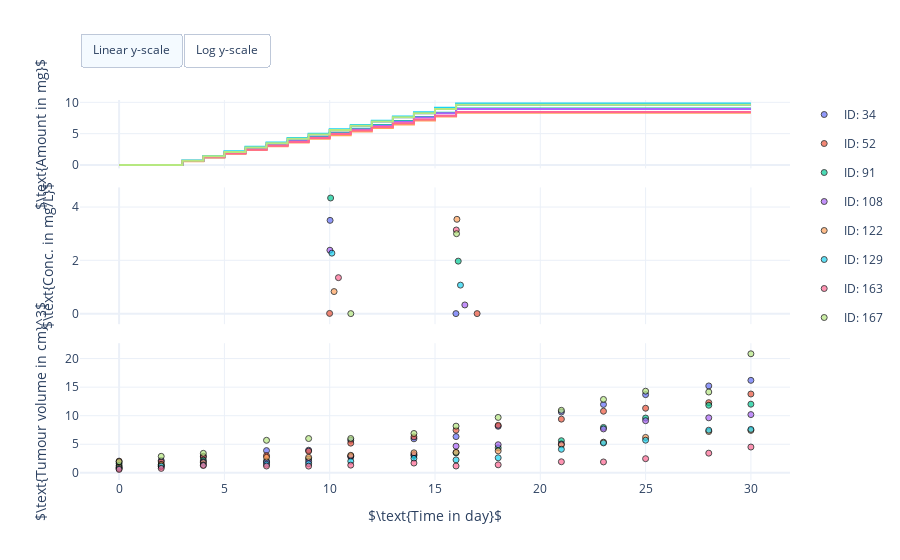

The cell this chart's notebook holds for it:
### Code cell
#
# Visualise Erlotinib low dose data growth data.
#
# This cell needs the above created dataset:
# [data]
#

import pandas as pd
import plotly.colors
import plotly.graph_objects as go
from plotly.subplots import make_subplots


# Get number of individual mice
n_mice = len(data['#ID'].unique())

# Define colorscheme
colors = plotly.colors.qualitative.Plotly[:n_mice]

# Create figure
fig = make_subplots(rows=3, cols=1, shared_xaxes=True, row_heights=[0.2, 0.4, 0.4], vertical_spacing=0.05)

# Scatter plot of concentration and tumour growth data
for index, mouse_id in enumerate(np.sort(data['#ID'].unique())):
    # Mask dataset for mouse
    mask = data['#ID'] == mouse_id
    mouse_data = data[mask]

    # Get concentration measurement times
    conc_times = mouse_data['TIME CONC in day'].to_numpy()

    # Get measured concentrations
    conc = mouse_data['CONC in mg/L'].to_numpy()

    # Get tumour volume measurement times
    volume_times = mouse_data['TIME VOLUME in day'].to_numpy()

    # Get measured concentrations
    volumes = mouse_data['TUMOUR VOLUME in cm^3'].to_numpy()

    # Get dosing time points
    dose_times = mouse_data['TIME DOSE in day'].to_numpy()

    # Get doses
    doses = mouse_data['DOSE AMOUNT in mg'].to_numpy()

    # Filter nans from dose arrays
    dose_times = dose_times[~np.isnan(dose_times)]
    doses = doses[~np.isnan(doses)]

    # Convert dose events to cumulative dose amount time series
    dose_times, doses = compute_cumulative_dose_amount(
        times=dose_times,
        doses=doses,
        end_exp=30)

    # Plot cumulative dosed amount
    fig.add_trace(
        go.Scatter(
            x=dose_times,
            y=doses,
            legendgroup="ID: %d" % mouse_id,
            name="ID: %d" % mouse_id,
            showlegend=False,
            hovertemplate=
                "<b>Cumulative dose in mg</b><br>" +
                "ID: %d<br>" % mouse_id +
                "Time: %{x:.0f} day<br>" +
                "Tumour volume: %{y:.02f} cm^3<br>" +
                "<extra></extra>",
            mode="lines",
            line=dict(color=colors[index])),
        row=1,
        col=1)

    # Plot concentration data
    fig.add_trace(
        go.Scatter(
            x=conc_times,
            y=conc,
            legendgroup="ID: %d" % mouse_id,
            name="ID: %d" % mouse_id,
            showlegend=False,
            hovertemplate=
                "<b>Plasma Concentration in mg/L</b><br>" +
                "ID: %d<br>" % mouse_id +
                "Time: %{x:.0f} day<br>" +
                "Plasma concentration: %{y:.02f} mg/L<br>" +
                "<extra></extra>",
            mode="markers",
            marker=dict(
                symbol='circle',
                opacity=0.7,
                line=dict(color='black', width=1),
                color=colors[index])),
        row=2,
        col=1)

    # Plot tumour volume data
    fig.add_trace(
        go.Scatter(
            x=volume_times,
            y=volumes,
            legendgroup="ID: %d" % mouse_id,
            name="ID: %d" % mouse_id,
            showlegend=True,
            hovertemplate=
                "<b>Tumour volume in cm^3 %s</b><br>" +
                "ID: %d<br>" % mouse_id +
                "Time: %{x:} day<br>" +
                "Tumour volume: %{y:.02f} cm^3<br>" +
                "<extra></extra>",
            mode="markers",
            marker=dict(
                symbol='circle',
                opacity=0.7,
                line=dict(color='black', width=1),
                color=colors[index])),
        row=3,
        col=1)

# Set figure size
fig.update_layout(
    autosize=True,
    template="plotly_white")

# Set X axis label
fig.update_xaxes(title_text=r'$\text{Time in day}$', row=3, col=1)

# Set Y axes labels
fig.update_yaxes(title_text=r'$\text{Amount in mg}$', row=1, col=1)
fig.update_yaxes(title_text=r'$\text{Conc. in mg/L}$', row=2, col=1)
fig.update_yaxes(title_text=r'$\text{Tumour volume in cm}^3$', row=3, col=1)

# Add switch between linear and log y-scale
fig.update_layout(
    updatemenus=[
        dict(
            type = "buttons",
            direction = "left",
            buttons=list([
                dict(
                    args=[{
                        "yaxis2.type": "linear",
                        "yaxis3.type": "linear"}],
                    label="Linear y-scale",
                    method="relayout"
                ),
                dict(
                    args=[{
                        "yaxis2.type": "log",
                        "yaxis3.type": "log"}],
                    label="Log y-scale",
                    method="relayout"
                )
            ]),
            pad={"r": 0, "t": -10},
            showactive=True,
            x=0.0,
            xanchor="left",
            y=1.15,
            yanchor="top"
        ),
    ]
)

# Show figure
fig.show()

### Figure 1 — Plotly figure (JSON) as saved in the notebook; plotly's stock layout.template omitted (floating-point values rounded to 4 significant figures)
{"data": [{"hovertemplate": "<b>Cumulative dose in mg</b><br>ID: 34<br>Time: %{x:.0f} day<br>Tumour volume: %{y:.02f} cm^3<br><extra></extra>", "legendgroup": "ID: 34", "line": {"color": "#636EFA"}, "mode": "lines", "name": "ID: 34", "showlegend": false, "type": "scatter", "x": [0, 3, 3.001, 4, 4.001, 5, 5.001, 6, 6.001, 7, 7.001, 8, 8.001, 9, 9.001, 10, 10.0, 11, 11.0, 12, 12.0, 13, 13.0, 14, 14.0, 15, 15.0, 16, 16.0, 30], "xaxis": "x", "y": [0, 0, 0.675, 0.675, 1.375, 1.375, 2.075, 2.075, 2.775, 2.775, 3.475, 3.475, 4.175, 4.175, 4.875, 4.875, 5.575, 5.575, 6.25, 6.25, 6.925, 6.925, 7.6, 7.6, 8.275, 8.275, 8.95, 8.95, 9.625, 9.625], "yaxis": "y"}, {"hovertemplate": "<b>Plasma Concentration in mg/L</b><br>ID: 34<br>Time: %{x:.0f} day<br>Plasma concentration: %{y:.02f} mg/L<br><extra></extra>", "legendgroup": "ID: 34", "marker": {"color": "#636EFA", "line": {"color": "black", "width": 1}, "opacity": 0.7, "symbol": "circle"}, "mode": "markers", "name": "ID: 34", "showlegend": false, "type": "scatter", "x": [null, null, null, null, null, null, null, null, null, null, null, null, null, null, 10.02, 15.99, null, null, null, null, null, null, null, null, null, null, null, null, null, null], "xaxis": "x2", "y": [null, null, null, null, null, null, null, null, null, null, null, null, null, null, 3.5, 0.000952, null, null, null, null, null, null, null, null, null, null, null, null, null, null], "yaxis": "y2"}, {"hovertemplate": "<b>Tumour volume in cm^3 %s</b><br>ID: 34<br>Time: %{x:} day<br>Tumour volume: %{y:.02f} cm^3<br><extra></extra>", "legendgroup": "ID: 34", "marker": {"color": "#636EFA", "line": {"color": "black", "width": 1}, "opacity": 0.7, "symbol": "circle"}, "mode": "markers", "name": "ID: 34", "showlegend": true, "type": "scatter", "x": [0, 2, 4, 7, 9, 11, 14, 16, 18, 21, 23, 25, 28, 30, null, null, null, null, null, null, null, null, null, null, null, null, null, null, null, null], "xaxis": "x3", "y": [1.653, 2.173, 2.925, 3.892, 3.961, 5.714, 5.954, 6.339, 8.146, 10.65, 11.97, 13.68, 15.21, 16.19, null, null, null, null, null, null, null, null, null, null, null, null, null, null, null, null], "yaxis": "y3"}, {"hovertemplate": "<b>Cumulative dose in mg</b><br>ID: 52<br>Time: %{x:.0f} day<br>Tumour volume: %{y:.02f} cm^3<br><extra></extra>", "legendgroup": "ID: 52", "line": {"color": "#EF553B"}, "mode": "lines", "name": "ID: 52", "showlegend": false, "type": "scatter", "x": [0, 3, 3.001, 4, 4.001, 5, 5.001, 6, 6.001, 7, 7.001, 8, 8.001, 9, 9.001, 10, 10.0, 11, 11.0, 12, 12.0, 13, 13.0, 14, 14.0, 15, 15.0, 16, 16.0, 30], "xaxis": "x", "y": [0, 0, 0.65, 0.65, 1.275, 1.275, 1.9, 1.9, 2.525, 2.525, 3.175, 3.175, 3.825, 3.825, 4.475, 4.475, 5.125, 5.125, 5.75, 5.75, 6.375, 6.375, 7, 7, 7.65, 7.65, 8.3, 8.3, 8.95, 8.95], "yaxis": "y"}, {"hovertemplate": "<b>Plasma Concentration in mg/L</b><br>ID: 52<br>Time: %{x:.0f} day<br>Plasma concentration: %{y:.02f} mg/L<br><extra></extra>", "legendgroup": "ID: 52", "marker": {"color": "#EF553B", "line": {"color": "black", "width": 1}, "opacity": 0.7, "symbol": "circle"}, "mode": "markers", "name": "ID: 52", "showlegend": false, "type": "scatter", "x": [null, null, null, null, null, null, null, null, null, null, null, null, null, null, 9.996, 17.0, null, null, null, null, null, null, null, null, null, null, null, null, null, null], "xaxis": "x2", "y": [null, null, null, null, null, null, null, null, null, null, null, null, null, null, 0.00806, 0.000952, null, null, null, null, null, null, null, null, null, null, null, null, null, null], "yaxis": "y2"}, {"hovertemplate": "<b>Tumour volume in cm^3 %s</b><br>ID: 52<br>Time: %{x:} day<br>Tumour volume: %{y:.02f} cm^3<br><extra></extra>", "legendgroup": "ID: 52", "marker": {"color": "#EF553B", "line": {"color": "black", "width": 1}, "opacity": 0.7, "symbol": "circle"}, "mode": "markers", "name": "ID: 52", "showlegend": true, "type": "scatter", "x": [0, 2, 4, 7, 9, 11, 14, 16, 18, 21, 23, 25, 28, 30, null, null, null, null, null, null, null, null, null, null, null, null, null, null, null, null], "xaxis": "x3", "y": [2.054, 1.918, 2.788, 3.018, 3.795, 5.2, 6.297, 7.465, 8.317, 9.399, 10.78, 11.3, 12.28, 13.8, null, null, null, null, null, null, null, null, null, null, null, null, null, null, null, null], "yaxis": "y3"}, {"hovertemplate": "<b>Cumulative dose in mg</b><br>ID: 91<br>Time: %{x:.0f} day<br>Tumour volume: %{y:.02f} cm^3<br><extra></extra>", "legendgroup": "ID: 91", "line": {"color": "#00CC96"}, "mode": "lines", "name": "ID: 91", "showlegend": false, "type": "scatter", "x": [0, 3, 3.001, 4, 4.001, 5, 5.001, 6, 6.001, 7, 7.001, 8, 8.001, 9, 9.001, 10, 10.0, 11, 11.0, 12, 12.0, 13, 13.0, 14, 14.0, 15, 15.0, 16, 16.0, 30], "xaxis": "x", "y": [0, 0, 0.625, 0.625, 1.25, 1.25, 1.875, 1.875, 2.5, 2.5, 3.15, 3.15, 3.8, 3.8, 4.475, 4.475, 5.15, 5.15, 5.775, 5.775, 6.4, 6.4, 7.025, 7.025, 7.675, 7.675, 8.325, 8.325, 9, 9], "yaxis": "y"}, {"hovertemplate": "<b>Plasma Concentration in mg/L</b><br>ID: 91<br>Time: %{x:.0f} day<br>Plasma concentration: %{y:.02f} mg/L<br><extra></extra>", "legendgroup": "ID: 91", "marker": {"color": "#00CC96", "line": {"color": "black", "width": 1}, "opacity": 0.7, "symbol": "circle"}, "mode": "markers", "name": "ID: 91", "showlegend": false, "type": "scatter", "x": [null, null, null, null, null, null, null, null, null, null, null, null, null, null, 10.04, 16.1, null, null, null, null, null, null, null, null, null, null, null, null, null, null], "xaxis": "x2", "y": [null, null, null, null, null, null, null, null, null, null, null, null, null, null, 4.34, 1.97, null, null, null, null, null, null, null, null, null, null, null, null, null, null], "yaxis": "y2"}, {"hovertemplate": "<b>Tumour volume in cm^3 %s</b><br>ID: 91<br>Time: %{x:} day<br>Tumour volume: %{y:.02f} cm^3<br><extra></extra>", "legendgroup": "ID: 91", "marker": {"color": "#00CC96", "line": {"color": "black", "width": 1}, "opacity": 0.7, "symbol": "circle"}, "mode": "markers", "name": "ID: 91", "showlegend": true, "type": "scatter", "x": [0, 2, 4, 7, 9, 11, 14, 16, 18, 21, 23, 25, 28, 30, null, null, null, null, null, null, null, null, null, null, null, null, null, null, null, null], "xaxis": "x3", "y": [1.284, 1.358, 2.229, 2.048, 2.431, 2.944, 3.018, 3.493, 4.374, 5.623, 7.947, 9.59, 11.83, 12.02, null, null, null, null, null, null, null, null, null, null, null, null, null, null, null, null], "yaxis": "y3"}, {"hovertemplate": "<b>Cumulative dose in mg</b><br>ID: 108<br>Time: %{x:.0f} day<br>Tumour volume: %{y:.02f} cm^3<br><extra></extra>", "legendgroup": "ID: 108", "line": {"color": "#AB63FA"}, "mode": "lines", "name": "ID: 108", "showlegend": false, "type": "scatter", "x": [0, 3, 3.001, 4, 4.001, 5, 5.001, 6, 6.001, 7, 7.001, 8, 8.001, 9, 9.001, 10, 10.0, 11, 11.0, 12, 12.0, 13, 13.0, 14, 14.0, 15, 15.0, 16, 16.0, 30], "xaxis": "x", "y": [0, 0, 0.65, 0.65, 1.275, 1.275, 1.9, 1.9, 2.525, 2.525, 3.15, 3.15, 3.775, 3.775, 4.4, 4.4, 5.025, 5.025, 5.65, 5.65, 6.275, 6.275, 6.9, 6.9, 7.575, 7.575, 8.25, 8.25, 8.925, 8.925], "yaxis": "y"}, {"hovertemplate": "<b>Plasma Concentration in mg/L</b><br>ID: 108<br>Time: %{x:.0f} day<br>Plasma concentration: %{y:.02f} mg/L<br><extra></extra>", "legendgroup": "ID: 108", "marker": {"color": "#AB63FA", "line": {"color": "black", "width": 1}, "opacity": 0.7, "symbol": "circle"}, "mode": "markers", "name": "ID: 108", "showlegend": false, "type": "scatter", "x": [null, null, null, null, null, null, null, null, null, null, null, null, null, null, 10.01, 16.42, null, null, null, null, null, null, null, null, null, null, null, null, null, null], "xaxis": "x2", "y": [null, null, null, null, null, null, null, null, null, null, null, null, null, null, 2.38, 0.326, null, null, null, null, null, null, null, null, null, null, null, null, null, null], "yaxis": "y2"}, {"hovertemplate": "<b>Tumour volume in cm^3 %s</b><br>ID: 108<br>Time: %{x:} day<br>Tumour volume: %{y:.02f} cm^3<br><extra></extra>", "legendgroup": "ID: 108", "marker": {"color": "#AB63FA", "line": {"color": "black", "width": 1}, "opacity": 0.7, "symbol": "circle"}, "mode": "markers", "name": "ID: 108", "showlegend": true, "type": "scatter", "x": [0, 2, 4, 7, 9, 11, 14, 16, 18, 21, 23, 25, 28, 30, null, null, null, null, null, null, null, null, null, null, null, null, null, null, null, null], "xaxis": "x3", "y": [0.8781, 1.079, 1.928, 1.857, 1.976, 2.816, 3.203, 4.67, 4.919, 5.054, 7.684, 9.125, 9.629, 10.2, null, null, null, null, null, null, null, null, null, null, null, null, null, null, null, null], "yaxis": "y3"}, {"hovertemplate": "<b>Cumulative dose in mg</b><br>ID: 122<br>Time: %{x:.0f} day<br>Tumour volume: %{y:.02f} cm^3<br><extra></extra>", "legendgroup": "ID: 122", "line": {"color": "#FFA15A"}, "mode": "lines", "name": "ID: 122", "showlegend": false, "type": "scatter", "x": [0, 3, 3.001, 4, 4.001, 5, 5.001, 6, 6.001, 7, 7.001, 8, 8.001, 9, 9.001, 10, 10.0, 11, 11.0, 12, 12.0, 13, 13.0, 14, 14.0, 15, 15.0, 16, 16.0, 30], "xaxis": "x", "y": [0, 0, 0.6, 0.6, 1.2, 1.2, 1.8, 1.8, 2.4, 2.4, 3, 3, 3.6, 3.6, 4.175, 4.175, 4.75, 4.75, 5.325, 5.325, 5.9, 5.9, 6.475, 6.475, 7.1, 7.1, 7.725, 7.725, 8.325, 8.325], "yaxis": "y"}, {"hovertemplate": "<b>Plasma Concentration in mg/L</b><br>ID: 122<br>Time: %{x:.0f} day<br>Plasma concentration: %{y:.02f} mg/L<br><extra></extra>", "legendgroup": "ID: 122", "marker": {"color": "#FFA15A", "line": {"color": "black", "width": 1}, "opacity": 0.7, "symbol": "circle"}, "mode": "markers", "name": "ID: 122", "showlegend": false, "type": "scatter", "x": [null, null, null, null, null, null, null, null, null, null, null, null, null, null, 10.21, 16.04, null, null, null, null, null, null, null, null, null, null, null, null, null, null], "xaxis": "x2", "y": [null, null, null, null, null, null, null, null, null, null, null, null, null, null, 0.828, 3.54, null, null, null, null, null, null, null, null, null, null, null, null, null, null], "yaxis": "y2"}, {"hovertemplate": "<b>Tumour volume in cm^3 %s</b><br>ID: 122<br>Time: %{x:} day<br>Tumour volume: %{y:.02f} cm^3<br><extra></extra>", "legendgroup": "ID: 122", "marker": {"color": "#FFA15A", "line": {"color": "black", "width": 1}, "opacity": 0.7, "symbol": "circle"}, "mode": "markers", "name": "ID: 122", "showlegend": true, "type": "scatter", "x": [0, 2, 4, 7, 9, 11, 14, 16, 18, 21, 23, 25, 28, 30, null, null, null, null, null, null, null, null, null, null, null, null, null, null, null, null], "xaxis": "x3", "y": [1.026, 1.479, 1.786, 2.715, 2.715, 3.066, 3.504, 3.587, 3.846, 4.919, 5.37, 6.2, 7.232, 7.426, null, null, null, null, null, null, null, null, null, null, null, null, null, null, null, null], "yaxis": "y3"}, {"hovertemplate": "<b>Cumulative dose in mg</b><br>ID: 129<br>Time: %{x:.0f} day<br>Tumour volume: %{y:.02f} cm^3<br><extra></extra>", "legendgroup": "ID: 129", "line": {"color": "#19D3F3"}, "mode": "lines", "name": "ID: 129", "showlegend": false, "type": "scatter", "x": [0, 3, 3.001, 4, 4.001, 5, 5.001, 6, 6.001, 7, 7.001, 8, 8.001, 9, 9.001, 10, 10.0, 11, 11.0, 12, 12.0, 13, 13.0, 14, 14.0, 15, 15.0, 16, 16.0, 30], "xaxis": "x", "y": [0, 0, 0.725, 0.725, 1.45, 1.45, 2.175, 2.175, 2.9, 2.9, 3.6, 3.6, 4.3, 4.3, 5, 5, 5.7, 5.7, 6.375, 6.375, 7.05, 7.05, 7.725, 7.725, 8.425, 8.425, 9.125, 9.125, 9.825, 9.825], "yaxis": "y"}, {"hovertemplate": "<b>Plasma Concentration in mg/L</b><br>ID: 129<br>Time: %{x:.0f} day<br>Plasma concentration: %{y:.02f} mg/L<br><extra></extra>", "legendgroup": "ID: 129", "marker": {"color": "#19D3F3", "line": {"color": "black", "width": 1}, "opacity": 0.7, "symbol": "circle"}, "mode": "markers", "name": "ID: 129", "showlegend": false, "type": "scatter", "x": [null, null, null, null, null, null, null, null, null, null, null, null, null, null, 10.1, 16.21, null, null, null, null, null, null, null, null, null, null, null, null, null, null], "xaxis": "x2", "y": [null, null, null, null, null, null, null, null, null, null, null, null, null, null, 2.27, 1.07, null, null, null, null, null, null, null, null, null, null, null, null, null, null], "yaxis": "y2"}, {"hovertemplate": "<b>Tumour volume in cm^3 %s</b><br>ID: 129<br>Time: %{x:} day<br>Tumour volume: %{y:.02f} cm^3<br><extra></extra>", "legendgroup": "ID: 129", "marker": {"color": "#19D3F3", "line": {"color": "black", "width": 1}, "opacity": 0.7, "symbol": "circle"}, "mode": "markers", "name": "ID: 129", "showlegend": true, "type": "scatter", "x": [0, 2, 4, 7, 9, 11, 14, 16, 18, 21, 23, 25, 28, 30, null, null, null, null, null, null, null, null, null, null, null, null, null, null, null, null], "xaxis": "x3", "y": [0.7543, 1.192, 1.384, 1.488, 1.607, 2.047, 2.531, 2.268, 2.628, 4.125, 5.235, 5.714, 7.465, 7.604, null, null, null, null, null, null, null, null, null, null, null, null, null, null, null, null], "yaxis": "y3"}, {"hovertemplate": "<b>Cumulative dose in mg</b><br>ID: 163<br>Time: %{x:.0f} day<br>Tumour volume: %{y:.02f} cm^3<br><extra></extra>", "legendgroup": "ID: 163", "line": {"color": "#FF6692"}, "mode": "lines", "name": "ID: 163", "showlegend": false, "type": "scatter", "x": [0, 3, 3.001, 4, 4.001, 5, 5.001, 6, 6.001, 7, 7.001, 8, 8.001, 9, 9.001, 10, 10.0, 11, 11.0, 12, 12.0, 13, 13.0, 14, 14.0, 15, 15.0, 16, 16.0, 30], "xaxis": "x", "y": [0, 0, 0.625, 0.625, 1.225, 1.225, 1.825, 1.825, 2.425, 2.425, 3.05, 3.05, 3.675, 3.675, 4.3, 4.3, 4.925, 4.925, 5.5, 5.5, 6.075, 6.075, 6.65, 6.65, 7.25, 7.25, 7.85, 7.85, 8.45, 8.45], "yaxis": "y"}, {"hovertemplate": "<b>Plasma Concentration in mg/L</b><br>ID: 163<br>Time: %{x:.0f} day<br>Plasma concentration: %{y:.02f} mg/L<br><extra></extra>", "legendgroup": "ID: 163", "marker": {"color": "#FF6692", "line": {"color": "black", "width": 1}, "opacity": 0.7, "symbol": "circle"}, "mode": "markers", "name": "ID: 163", "showlegend": false, "type": "scatter", "x": [null, null, null, null, null, null, null, null, null, null, null, null, null, null, 10.42, 16.01, null, null, null, null, null, null, null, null, null, null, null, null, null, null], "xaxis": "x2", "y": [null, null, null, null, null, null, null, null, null, null, null, null, null, null, 1.35, 3.14, null, null, null, null, null, null, null, null, null, null, null, null, null, null], "yaxis": "y2"}, {"hovertemplate": "<b>Tumour volume in cm^3 %s</b><br>ID: 163<br>Time: %{x:} day<br>Tumour volume: %{y:.02f} cm^3<br><extra></extra>", "legendgroup": "ID: 163", "marker": {"color": "#FF6692", "line": {"color": "black", "width": 1}, "opacity": 0.7, "symbol": "circle"}, "mode": "markers", "name": "ID: 163", "showlegend": true, "type": "scatter", "x": [0, 2, 4, 7, 9, 11, 14, 16, 18, 21, 23, 25, 28, 30, null, null, null, null, null, null, null, null, null, null, null, null, null, null, null, null], "xaxis": "x3", "y": [0.6002, 0.7803, 1.278, 1.194, 1.177, 1.35, 1.711, 1.194, 1.403, 1.941, 1.908, 2.478, 3.445, 4.515, null, null, null, null, null, null, null, null, null, null, null, null, null, null, null, null], "yaxis": "y3"}, {"hovertemplate": "<b>Cumulative dose in mg</b><br>ID: 167<br>Time: %{x:.0f} day<br>Tumour volume: %{y:.02f} cm^3<br><extra></extra>", "legendgroup": "ID: 167", "line": {"color": "#B6E880"}, "mode": "lines", "name": "ID: 167", "showlegend": false, "type": "scatter", "x": [0, 3, 3.001, 4, 4.001, 5, 5.001, 6, 6.001, 7, 7.001, 8, 8.001, 9, 9.001, 10, 10.0, 11, 11.0, 12, 12.0, 13, 13.0, 14, 14.0, 15, 15.0, 16, 16.0, 30], "xaxis": "x", "y": [0, 0, 0.675, 0.675, 1.375, 1.375, 2.075, 2.075, 2.775, 2.775, 3.475, 3.475, 4.175, 4.175, 4.875, 4.875, 5.575, 5.575, 6.25, 6.25, 6.925, 6.925, 7.6, 7.6, 8.275, 8.275, 8.95, 8.95, 9.625, 9.625], "yaxis": "y"}, {"hovertemplate": "<b>Plasma Concentration in mg/L</b><br>ID: 167<br>Time: %{x:.0f} day<br>Plasma concentration: %{y:.02f} mg/L<br><extra></extra>", "legendgroup": "ID: 167", "marker": {"color": "#B6E880", "line": {"color": "black", "width": 1}, "opacity": 0.7, "symbol": "circle"}, "mode": "markers", "name": "ID: 167", "showlegend": false, "type": "scatter", "x": [null, null, null, null, null, null, null, null, null, null, null, null, null, null, 11.0, 16.02, null, null, null, null, null, null, null, null, null, null, null, null, null, null], "xaxis": "x2", "y": [null, null, null, null, null, null, null, null, null, null, null, null, null, null, 0.000952, 3, null, null, null, null, null, null, null, null, null, null, null, null, null, null], "yaxis": "y2"}, {"hovertemplate": "<b>Tumour volume in cm^3 %s</b><br>ID: 167<br>Time: %{x:} day<br>Tumour volume: %{y:.02f} cm^3<br><extra></extra>", "legendgroup": "ID: 167", "marker": {"color": "#B6E880", "line": {"color": "black", "width": 1}, "opacity": 0.7, "symbol": "circle"}, "mode": "markers", "name": "ID: 167", "showlegend": true, "type": "scatter", "x": [0, 2, 4, 7, 9, 11, 14, 16, 18, 21, 23, 25, 28, 30, null, null, null, null, null, null, null, null, null, null, null, null, null, null, null, null], "xaxis": "x3", "y": [1.952, 2.888, 3.412, 5.692, 6.003, 6.003, 6.891, 8.172, 9.7, 10.94, 12.84, 14.29, 14.14, 20.83, null, null, null, null, null, null, null, null, null, null, null, null, null, null, null, null], "yaxis": "y3"}], "layout": {"autosize": true, "updatemenus": [{"buttons": [{"args": [{"yaxis2.type": "linear", "yaxis3.type": "linear"}], "label": "Linear y-scale", "method": "relayout"}, {"args": [{"yaxis2.type": "log", "yaxis3.type": "log"}], "label": "Log y-scale", "method": "relayout"}], "direction": "left", "pad": {"r": 0, "t": -10}, "showactive": true, "type": "buttons", "x": 0, "xanchor": "left", "y": 1.15, "yanchor": "top"}], "xaxis": {"anchor": "y", "domain": [0, 1], "matches": "x3", "showticklabels": false}, "xaxis2": {"anchor": "y2", "domain": [0, 1], "matches": "x3", "showticklabels": false}, "xaxis3": {"anchor": "y3", "domain": [0, 1], "title": {"text": "$\\text{Time in day}$"}}, "yaxis": {"anchor": "x", "domain": [0.82, 1], "title": {"text": "$\\text{Amount in mg}$"}}, "yaxis2": {"anchor": "x2", "domain": [0.41, 0.77], "title": {"text": "$\\text{Conc. in mg/L}$"}}, "yaxis3": {"anchor": "x3", "domain": [0, 0.36], "title": {"text": "$\\text{Tumour volume in cm}^3$"}}}}
